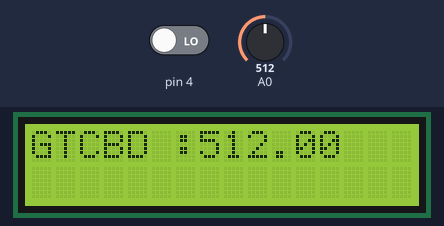
This sketch was run on a simulated Arduino Uno, built with avr-gcc and run on an emulated ATmega328P. Shown: 16×2 character LCD. The test bench sets the inputs (shaded band); at power-on: A0 = 512, pin 4 LOW.

Above: at 7.7 s.
7.8 s: A0 set to 716
At 12.3 s:
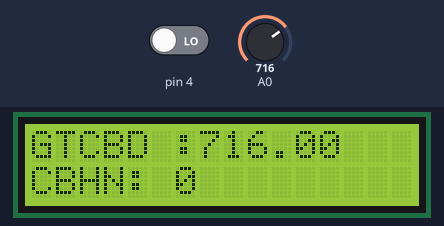
12.6 s: pin 4 driven HIGH
At 18.0 s:
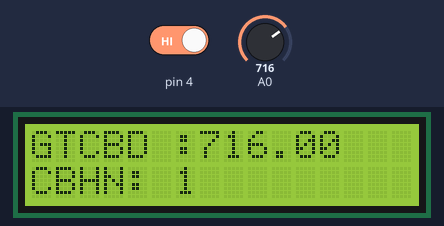
18.6 s: A0 set to 900
At 23.8 s:
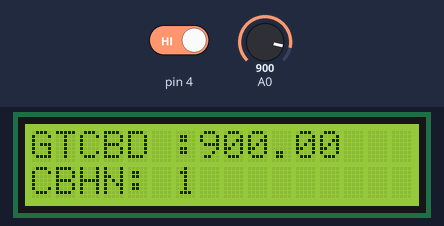
24.6 s: pin 4 driven LOW
At 30.4 s:
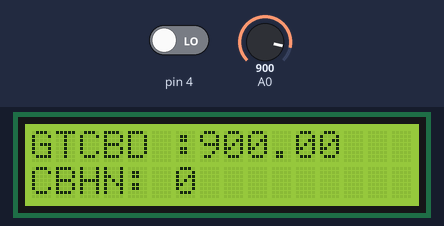
30.7 s: A0 set to 1023
At 36.4 s:
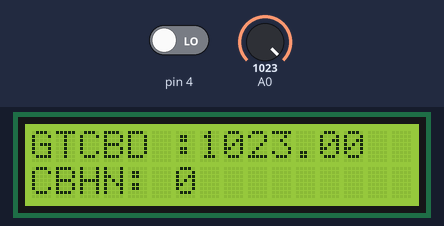
Timing chart, 0 to 37.7 s (numbered marks = the images above; inputs shaded):
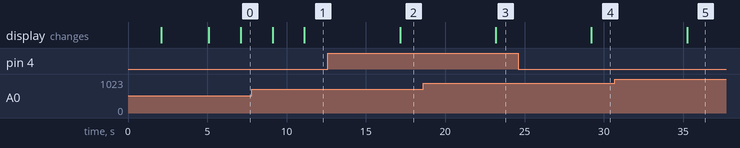

The sketch:

code_modbus.ino
```cpp
#include <ModbusMaster.h>   //thư viện modbus
#include <Wire.h>  // thư viện i2c để hiển thị LCD
#include <LiquidCrystal_I2C.h>
LiquidCrystal_I2C lcd(0x27,16,2);   // địa chỉ i2c lcd là 0x27
#define DE  3 // chân DE được nối với chân số 3 arduino
#define RE  2 // chân RE được nối với chân số 2 arduino
ModbusMaster node;
void preTransmission()
{
  digitalWrite(RE, 1);  //Đưa chân RE lên mức cao
  digitalWrite(DE, 1);  // Đưa chân DE lên mức cao
}
void postTransmission()
{
  digitalWrite(RE, 0);
  digitalWrite(DE, 0);
}
void setup()
{
  lcd.init();
  lcd.backlight();// bật tắt màn hình LCD
  lcd.print("Hello");
  delay(2000);
  lcd.clear();
  lcd.print("");
  lcd.setCursor(0,1);
  lcd.print("Giao tiep Modbus");
  delay(3000);
  lcd.clear();
  pinMode(RE, OUTPUT);
  pinMode(DE, OUTPUT);

  pinMode(4,INPUT);// Chân cảm biến hồng ngoại được nối với chân số 4 arduino

  digitalWrite(RE, 0);//Đưa chân RE xuống mức thấp
  digitalWrite(DE, 0);//Đưa chân DE xuống mức thấp

  Serial.begin(115200);  //tốc độ baud 115200

node.begin(1, Serial);  //Slave có ID là 1
node.preTransmission(preTransmission);
node.postTransmission(postTransmission);
}
void loop()
{
float value = analogRead(A0);// Gán giá trị cb độ ẩm đất cho biến value
node.writeSingleRegister(0x40000,value);   // lưu giá trị cảm biến đó vào thanh ghi có địa chỉ 0x40000

  lcd.setCursor(0,0);
  lcd.print("GTCBD :");
  lcd.print(value);
  int gtcb= digitalRead(4);   // đọc giá trị cảm biến hồng ngoại lưu vào biến gtcb

  if (gtcb == 1)
  {
    node.writeSingleRegister(0x40001,1);// lưu giá trị cảm biến đó vào thanh ghi có địa chỉ 0x40001
    lcd.setCursor(0,1);
    lcd.print("CBHN: 1");
  }
  else
  {
    node.writeSingleRegister(0x40001,0); // lưu giá trị cảm biến đó vào thanh ghi có địa chỉ 0x40001
    lcd.setCursor(0,1);
    lcd.print("CBHN: 0");
  }
  }
```

Measured:
- after the input at 7.8 s, the display: first differs from a run without the input after 3.3 s (image 1)
- after the input at 12.6 s, the display: changes after 4.6 s (image 2)
- after the input at 18.6 s, the display: changes after 4.6 s (image 3)
- after the input at 24.6 s, the display: changes after 4.6 s (image 4)
- after the input at 30.7 s, the display: changes after 4.5 s (image 5)
